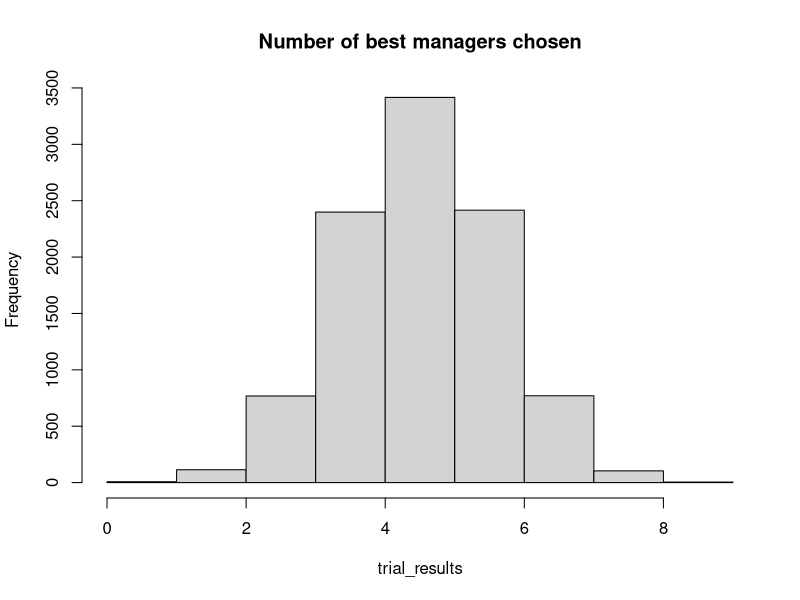

Here is the R script that generated this plot:
## ---- chunk 1
N <- 10000
trial_results <- numeric(N)

managers <- rep(c('Worst', 'Best'), c(10, 10))

for (i in 1:N) {
    chosen <- sample(managers, 10)  # replace=FALSE is the default.
    trial_results[i] <- sum(chosen == 'Best')
}

hist(trial_results, breaks=0:max(trial_results),
     main= 'Number of best managers chosen')
